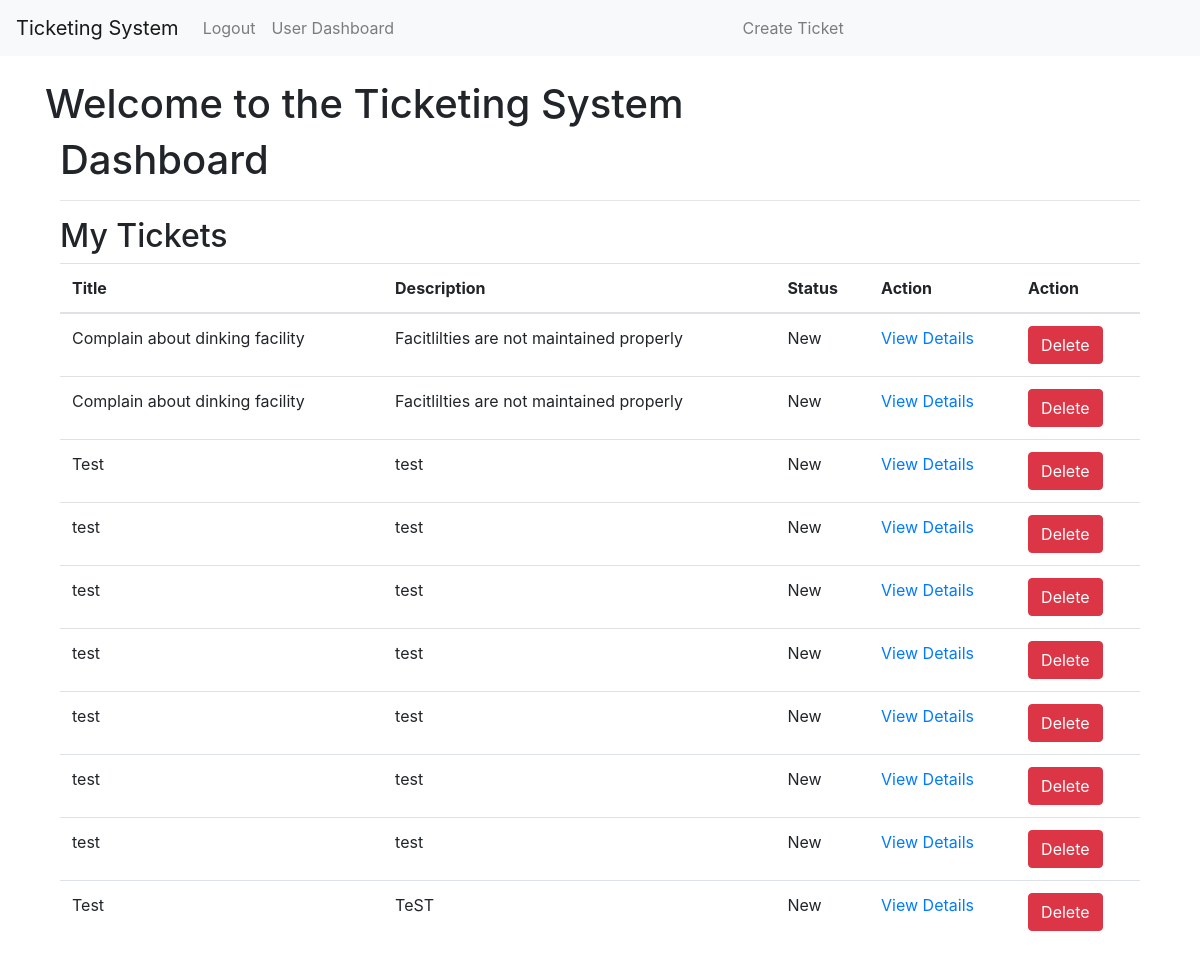
Before: /dashboard (signed in) with the older database file.
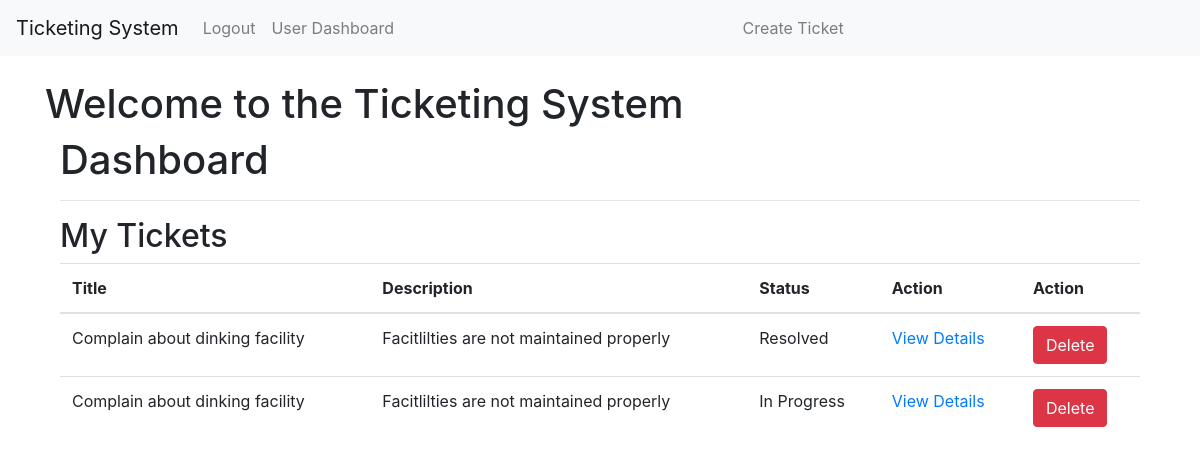
After: the same page with the newer database file.
### app/models.py (models this page shows)
class Ticket(db.Model):
    id = db.Column(db.Integer, primary_key=True)
    title = db.Column(db.String(100), nullable=False)
    description = db.Column(db.Text, nullable=False)
    status = db.Column(db.String(20), default='New')  # Consider using an enum
    creator_id = db.Column(db.Integer, db.ForeignKey('user.id'), nullable=False)
    creator = db.relationship('User', backref='tickets')

### app/__init__.py (the view)
    @app.route('/dashboard')
    @login_required
    def dashboard():
        if current_user.is_hr:
            tickets = Ticket.query.all()  # HR sees all tickets
        else:
            tickets = Ticket.query.filter_by(creator_id=current_user.id)  # Associates see only their tickets
        return render_template('dashboard.html', tickets=tickets)

### app/__init__.py (called while the page is built)
@login_manager.user_loader
def load_user(user_id):
    return User.query.get(int(user_id))

### app/templates/dashboard.html
{% extends 'base.html' %}
{% block content %}
    <div class="container">
        <h1>Dashboard</h1>
        <hr>
        <h2>My Tickets</h2>
        {% if tickets %}
            <table class="table">
                <thead>
                    <tr>
                        <th>Title</th>
                        <th>Description</th>
                        <th>Status</th>
                        <th>Action</th>
                        <th>Action</th>
                    </tr>
                </thead>
                <tbody>
                    {% for ticket in tickets %}
                        <tr>
                            <td>{{ ticket.title }}</td>
                            <td>{{ ticket.description }}</td>
                            <td>{{ ticket.status }}</td>
                            <td>
                                <a href="{{ url_for('view_ticket', ticket_id=ticket.id) }}">View Details</a>
                            </td>
                            <td>
                                <form action="{{ url_for('delete_ticket', ticket_id=ticket.id) }}" method="post">
                                    <button type="submit" class="btn btn-danger">Delete</button>
                                </form>
                            </td>
                        </tr>
                    {% endfor %}
                </tbody>
            </table>
        {% else %}
            <p>No tickets found.</p>
        {% endif %}
    </div>
{% endblock %}

### app/templates/base.html (shortened to what this page needs)
<!DOCTYPE html>
<html lang="en">
<head>
    <link rel="stylesheet" href="https://stackpath.bootstrapcdn.com/bootstrap/4.5.2/css/bootstrap.min.css">
</head>
<body>
    <nav class="navbar navbar-expand-lg navbar-light bg-light">
        <a class="navbar-brand" href="{{ url_for('index') }}">Ticketing System</a>
        <div class="collapse navbar-collapse">
            <ul class="navbar-nav">
                {% if current_user.is_authenticated %}
                    <li class="nav-item">
                        <a class="nav-link" href="{{ url_for('logout') }}">Logout</a>
                    </li>
                    {% if not current_user.is_hr %}
                        <li class="nav-item">
                            <a class="nav-link" href="{{ url_for('dashboard') }}">User Dashboard</a>
                        </li>
                    {% endif %}
                {% endif %}
            </ul>
            <ul class="navbar-nav mr-auto">
                <li class="nav-item">
                    <a class="nav-link" href="{{ url_for('create_ticket') }}">Create Ticket</a>
                </li>
            </ul>
        </div>
    </nav>
    <div class="container mt-4">
        <h1>Welcome to the Ticketing System</h1>
        {% block content %}{% endblock %}
    </div>
</body>
</html>

Changed rows visible on the page:
removed Ticket: title "Test", description "test", status "New"
removed Ticket: title "test", description "test", status "New"
removed Ticket: title "test", description "test", status "New"
removed Ticket: title "test", description "test", status "New"
removed Ticket: title "test", description "test", status "New"
removed Ticket: title "test", description "test", status "New"
removed Ticket: title "test", description "test", status "New"
removed Ticket: title "Test", description "TeST", status "New"
changed Ticket: status "New" → "Resolved"
changed Ticket: status "New" → "In Progress"
